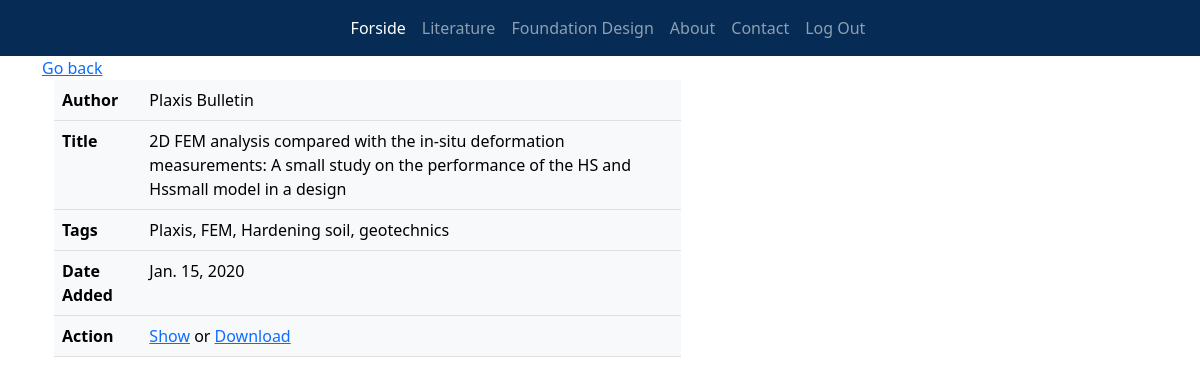
Page /literature/18/ (signed in) on the committed database.
### literature/models.py (models this page shows, shortened)
class Item(models.Model):
    title = models.CharField(max_length=200, default='', null=False, blank=False)
    author = models.CharField(max_length=200, default='', null=False, blank=False)
    description = models.TextField(default='', null=True, blank=True)
    content = models.FileField(upload_to='literature/', blank=False)
    date_added = models.DateField(auto_now_add=True)

### literature/views.py (the view)
# urls.py: path('<int:item_id>/', literature_detail, name='literature-detail'),
@login_required(login_url='/login_user/')
def literature_detail(request, item_id):
    obj = get_object_or_404(Item, id=item_id)
    context = {
        'item': obj,
        'user': request.user,
    }
    return render(request, 'literature/detail.html', context)

### literature/templates/literature/detail.html
{% extends 'base.html' %}
{% block content %}
<a href="{% url 'literature:literature-index' %}">Go back</a>
<div class="container-fluid">
    <div class="row">
        <div class="col-12 col-md-7">
            <table class="table table-light">
                <tbody>
                    <tr>
                        <th>Author</th>
                        <td>{{ item.author }}</td>
                    </tr>
                    <tr>
                        <th>Title</th>
                        <td>{{ item.title }}</td>
                    </tr>
                    <tr>
                        <th>Tags</th>
                        <td>{{ item.description }}</td>
                    </tr>
                    <tr>
                        <th>Date Added</th>
                        <td>{{ item.date_added }}</td>
                    </tr>
                    <tr>
                        <th>Action</th>
                        <td>
                            <a href="{{ item.content.url }}">Show</a> or
                            <a href="{{ item.content.url }}" download>Download</a>
                        </td>
                    </tr>
                </tbody>
            </table>
        </div>
    </div>
</div>
{% endblock content %}

### rows in the picture
Item: author "Plaxis Bulletin", title "2D FEM analysis compared with the in-situ deformation measurements: A small study on the performance of the HS and Hssmall model in a design", description "Plaxis, FEM, Hardening soil, geotechnics", date_added "Jan. 15, 2020"
